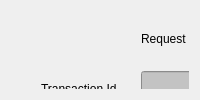
             <widget class="QWidget" name="RemoteStopTransaction">
              <layout class="QGridLayout" name="gridLayout_10">
               <item row="0" column="0">
                <widget class="QWidget" name="widget_Remote_Stop_Transaction" native="true">
                 <property name="font">
                  <font>
                   <strikeout>false</strikeout>
                  </font>
                 </property>
                 <property name="focusPolicy">
                  <enum>Qt::NoFocus</enum>
                 </property>
                 <property name="autoFillBackground">
                  <bool>true</bool>
                 </property>
                 <widget class="QLabel" name="label_58">
                  <property name="geometry">
                   <rect>
                    <x>460</x>
                    <y>20</y>
                    <width>61</width>
                    <height>16</height>
                   </rect>
                  </property>
                  <property name="text">
                   <string>Response</string>
                  </property>
                 </widget>
                 <widget class="Line" name="line_23">
                  <property name="geometry">
                   <rect>
                    <x>310</x>
                    <y>0</y>
                    <width>16</width>
                    <height>801</height>
                   </rect>
                  </property>
                  <property name="orientation">
                   <enum>Qt::Vertical</enum>
                  </property>
                 </widget>
                 <widget class="QLabel" name="label_59">
                  <property name="geometry">
                   <rect>
                    <x>130</x>
                    <y>20</y>
                    <width>61</width>
                    <height>16</height>
                   </rect>
                  </property>
                  <property name="text">
                   <string>Request</string>
                  </property>
                 </widget>
                 <widget class="QLineEdit" name="lineEdit_TransactionID_Remote_Stop_Transaction_Request">
                  <property name="geometry">
                   <rect>
                    <x>130</x>
                    <y>60</y>
                    <width>161</width>
                    <height>31</height>
                   </rect>
                  </property>
                  <property name="autoFillBackground">
                   <bool>false</bool>
                  </property>
                  <property name="styleSheet">
                   <string notr="true">background:rgb(195,195,195)</string>
                  </property>
                  <property name="text">
                   <string/>
                  </property>
                  <property name="readOnly">
                   <bool>true</bool>
                  </property>
                 </widget>
                 <widget class="QLabel" name="label_TransactionID_Remote_Stop_Transaction_Request">
                  <property name="geometry">
                   <rect>
                    <x>30</x>
                    <y>70</y>
                    <width>81</width>
                    <height>16</height>
                   </rect>
                  </property>
                  <property name="text">
                   <string>Transaction Id</string>
                  </property>
                 </widget>
                 <widget class="QComboBox" name="comboBox_Status_Remote_Stop_Transaction_Response">
                  <property name="geometry">
                   <rect>
                    <x>450</x>
                    <y>60</y>
                    <width>161</width>
                    <height>31</height>
                   </rect>
                  </property>
                  <item>
                   <property name="text">
                    <string>ACCEPTED</string>
                   </property>
                  </item>
                  <item>
                   <property name="text">
                    <string>REJECTED</string>
                   </property>
                  </item>
                 </widget>
                 <widget class="QLabel" name="label_Status_Remote_Stop_Transaction_Response">
                  <property name="geometry">
                   <rect>
                    <x>340</x>
                    <y>70</y>
                    <width>81</width>
                    <height>16</height>
                   </rect>
                  </property>
                  <property name="text">
                   <string>Status</string>
                  </property>
                 </widget>
                </widget>
               </item>
              </layout>
             </widget>
